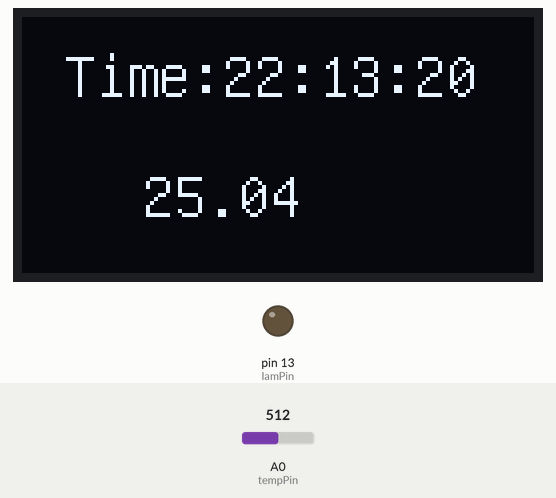
The sketch below on a simulated Arduino Uno, built with avr-gcc and run on an emulated ATmega328P. Parts: 128×64 one-colour display, output pins drawn as LEDs (lit = HIGH). The inputs (shaded band) are chosen by the test bench; at power-on: A0 (tempPin) = 512. The local clock reads 2024-03-15 10:24:30 at power-on unless the sketch sets it; what the sketch prints to the serial monitor is not drawn.

Above: at 1.2 s.
1.3 s: A0 (tempPin) set to 556
At 4.1 s:
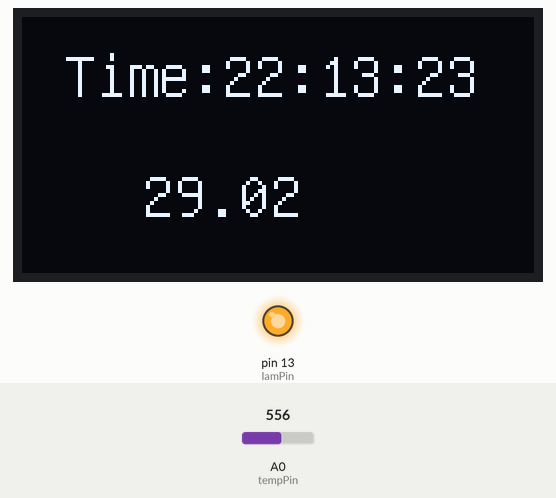
4.3 s: A0 (tempPin) set to 511
At 5.8 s:
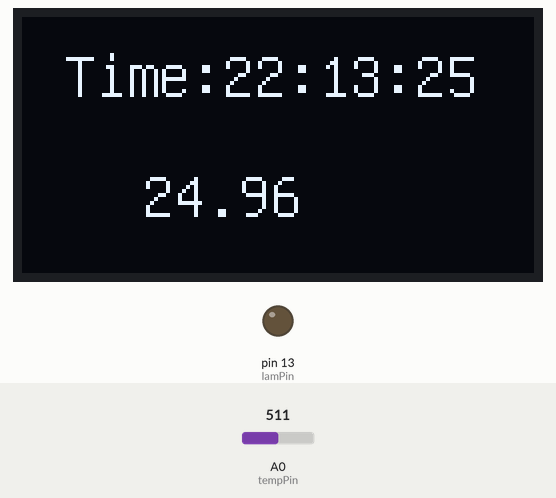
6.8 s: A0 (tempPin) set to 306
At 8.2 s:
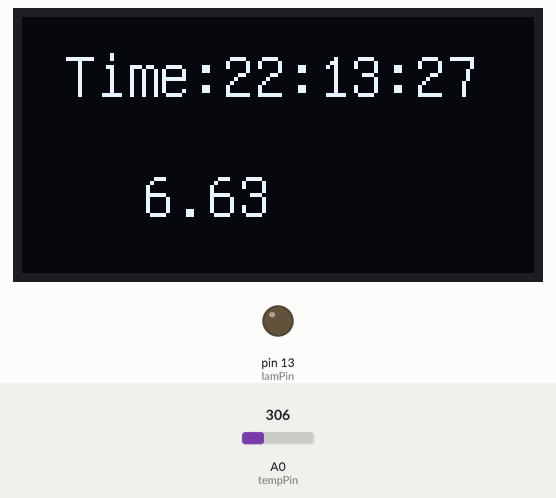
Timing chart, 0 to 9.8 s (numbered marks = the images above; inputs shaded):
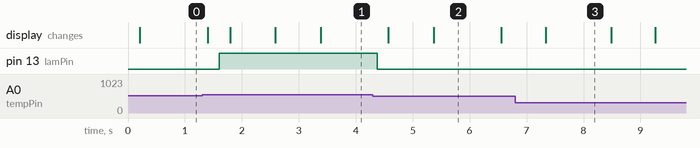

Measured:
- the behaviour switches between 544 and 545 on A0 (tempPin) (found by bisection; images 0 and 1)
- after the input at 1.3 s, pin 13 (lamPin): LOW → HIGH after 0.30 s
- after the input at 4.3 s, pin 13 (lamPin): HIGH → LOW after 0.08 s
- what the display in image 3 shows lasts 1.2 s, from 7.3 s to 8.5 s

The sketch:

kod.ino
```cpp
// Include Libraries
#include <RTClib.h>
#include <Wire.h>
#include "U8glib.h"


// Init constants
const int tempPin = A0;
const int buttonPin = 0;
const int lamPin = 13;

// Init global variables

// construct objects
RTC_DS3231 rtc;
U8GLIB_SSD1306_128X64 u8g(U8G_I2C_OPT_NO_ACK);


void setup() {

  Serial.begin(9600);
  pinMode(lamPin, OUTPUT);
  pinMode(buttonPin, INPUT);
  u8g.setFont(u8g_font_unifont);
  Wire.begin();
  rtc.begin();
  rtc.adjust(DateTime(F(__DATE__), F(__TIME__)));

}

void loop() {

  oledWrite(10, 20, getTime(), 30, 50, String(getTemp()));
  delay(200);
  Serial.println(getTemp());
  if (getTemp() > 28) {
     digitalWrite(lamPin, HIGH);
  } else {
     digitalWrite(lamPin, LOW);
  }

  if(digitalRead(buttonPin) == 1){
    digitalWrite(lamPin, LOW);
  }

}


String getTime() {
  DateTime now = rtc.now();
  return "Time:" + String(now.hour()) + ":" + String(now.minute()) + ":" + String(now.second());
}

float getTemp(){

  int Vo;
  float R1 = 10000;
  float logR2, R2, T;
  float c1 = 0.001129148, c2 = 0.000234125, c3 = 0.0000000876741;


  Vo = analogRead(tempPin);
  R2 = R1 * (1023.0 / (float)Vo - 1.0);
  logR2 = log(R2);
  T = (1.0 / (c1 + c2 * logR2 + c3 * logR2 * logR2 * logR2));
  T = T - 273.15;
  return T;
}


void oledWrite(int x, int y, String text, int x2, int y2, String text2) {
  u8g.firstPage();
  do {
    u8g.drawStr(x, y, text.c_str());
    u8g.drawStr(x2, y2, text2.c_str());
  } while (u8g.nextPage());
}
```
